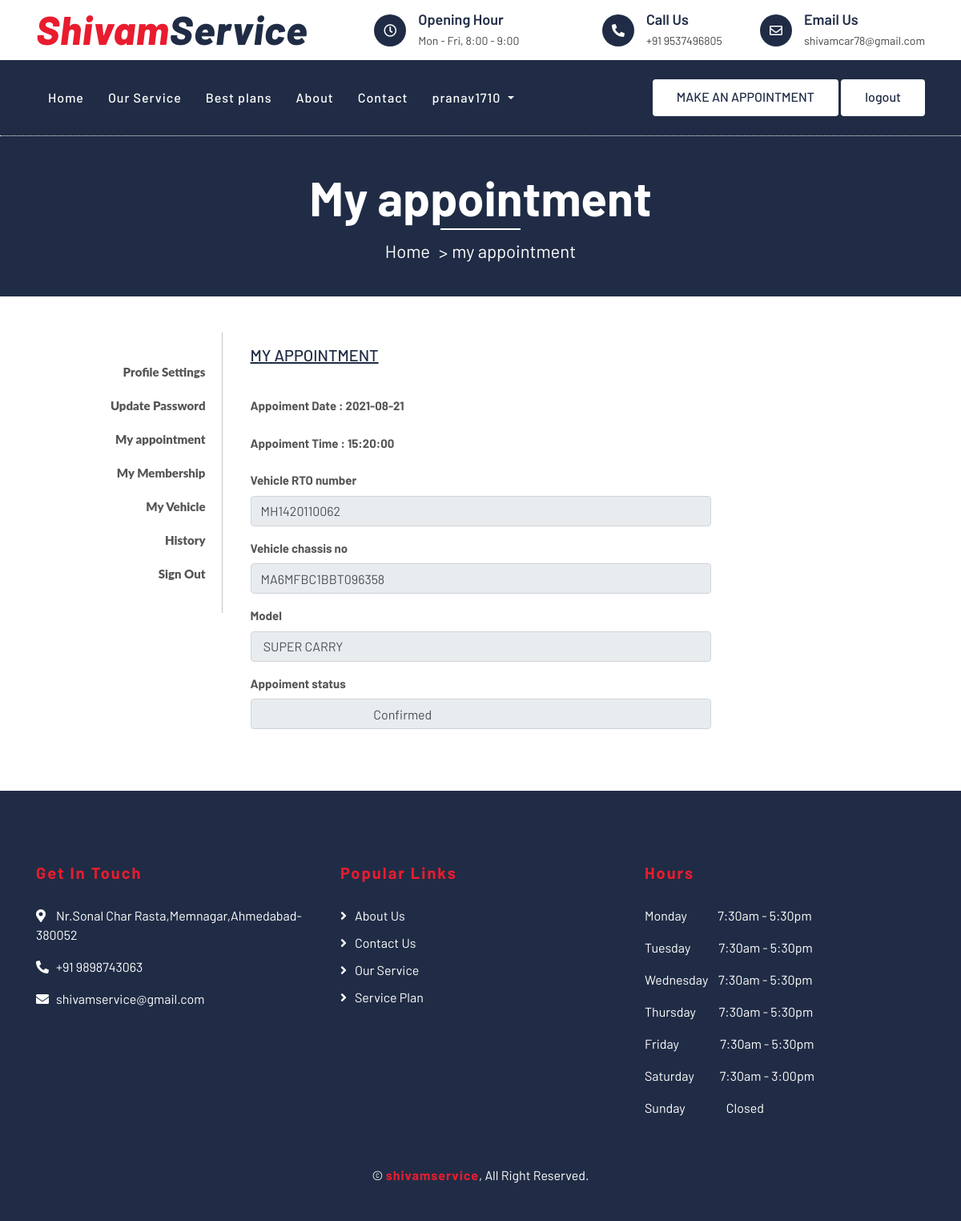
The app's page /view-appoiment.php?a_id=2 (signed in) with its own data.
### tables this page shows
CREATE TABLE `user` (
  `user_id` int(5) NOT NULL,
  `user_name` varchar(30) NOT NULL,
  `user_pass` varchar(40) NOT NULL,
  `user_email` varchar(50) NOT NULL,
  `user_add` varchar(255) NOT NULL,
  `user_phone` bigint(10) DEFAULT NULL,
  `user_sec_ques` varchar(50) NOT NULL,
  `user_sec_ans` varchar(20) NOT NULL,
  `companycompany_id` int(5) NOT NULL,
  `otp` int(5) DEFAULT NULL
);

CREATE TABLE `appointment` (
  `appointment_id` int(5) NOT NULL,
  `app_date` date NOT NULL,
  `app_time` time NOT NULL,
  `Vehicle_rto_number` varchar(12) NOT NULL,
  `staffstaff_id` int(3) NOT NULL,
  `customercustomer_id` int(5) NOT NULL,
  `statusstatus_id` int(1) NOT NULL
);

CREATE TABLE `vehicle` (
  `rto_number` varchar(12) NOT NULL,
  `customer_id` int(5) NOT NULL,
  `chassis_no` varchar(20) NOT NULL,
  `veh_color_id` int(2) NOT NULL,
  `modelcar_model_id` int(2) NOT NULL
);

CREATE TABLE `model` (
  `car_model_id` int(2) NOT NULL,
  `model_name` varchar(100) NOT NULL,
  `Makermaker_id` int(2) NOT NULL
);

### view-appoiment.php (the view, shortened to what this page needs)
<?php
require "../shivam/lockscreen/connection.php";
require "../shivam/top.php";
?>
<head>
</head>
<div class="page-header" style="padding: 40px; ">
    <div class="container">
        <div class="row">
            <div class="col-12">
                <h2 style="margin-bottom: 10px;">My appointment</h2>
            </div>
            <div class="col-12">
                <a href="../shivam/">Home</a>
                <a href="my-appointment.php">my appointment</a>
            </div>
        </div>
    </div>
</div>
<section class="user_profile inner_pages">
    <div class="row">
        <div class="col-md-3 col-sm-3">
            <?php include('../shivam/include/sidebar.php'); ?>
            <div class="col-md-6 col-sm-8">
                <div class="profile_wrap">
                    <h5 class="uppercase underline">My appointment </h5>
                </div>
                <div class="profile_wrap">
                    <?php
                    $a_id = $_GET['a_id'];
                    $sql = "SELECT appointment.* ,vehicle.rto_number,vehicle.chassis_no, model.model_name ,appointment.statusstatus_id  FROM appointment  JOIN vehicle ON appointment.Vehicle_rto_number = vehicle.rto_number JOIN model ON model.car_model_id = vehicle.modelcar_model_id  WHERE  appointment.appointment_id =$a_id";
                    $res = mysqli_query($con, $sql);
                    if (mysqli_num_rows($res) > 0) {
                        while ($row = mysqli_fetch_assoc($res)) {
                    ?>
                            <div class="form-group">
                                <label class="control-label">Appoiment Date : <?php echo $row['app_date']; ?></label>
                            </div>
                            <div class="form-group">
                                <label class="control-label">Appoiment Time : <?php echo $row['app_time']; ?></label>
                            </div>
                            <div class="form-group">
                                <label class="control-label">Vehicle RTO number</label>
                                <input class="form-control white_bg" name="fullname" value="<?php echo $row['Vehicle_rto_number']; ?>" id="fullname" type="text" required readonly>
                            </div>
                            <div class="form-group">
                                <label class="control-label">Vehicle chassis no</label>
                                <input class="form-control white_bg" value=" <?php echo $row['chassis_no']; ?> " name="emailid" id="email" type="email" required readonly>
                            </div>
                            <div class="form-group">
                                <label class="control-label">Model</label>
                                <input class="form-control white_bg" name="mobilenumber" value=" <?php echo $row['model_name']; ?> " id="phone-number" type="text" readonly>
                            </div>
                            <div class="form-group">
                                <label class="control-label">Appoiment status</label>
                                <input class="form-control white_bg" name="mobilenumber" value='
                                            <?php
                                            if ($row['statusstatus_id']  == 1) {
                                                echo "Not Confirm yet";
                                            } else if ($row['statusstatus_id']  == 2) {
                                                echo "Confirmed";
                                            } else if ($row['statusstatus_id']  == 3) {
                                                echo "Cancelled";
                                            }
                                            ?>
                                                ' id="phone-number" type="text" readonly>
                            </div>
                    <?php
                    }
                    }
                    ?>
                </div>
            </div>
        </div>
</section>
<?php
require "../shivam/foter.php";
?>

### top.php (shortened to what this page needs)
<?php
  require "../shivam/lockscreen/connection.php";
  ?>
<head>
    <link href="https://stackpath.bootstrapcdn.com/bootstrap/4.4.1/css/bootstrap.min.css" rel="stylesheet">
    <link href="https://cdnjs.cloudflare.com/ajax/libs/font-awesome/5.10.0/css/all.min.css" rel="stylesheet">
    <link href="lib/flaticon/font/flaticon.css" rel="stylesheet">
    <link href="lib/animate/animate.min.css" rel="stylesheet">
    <link href="lib/owlcarousel/assets/owl.carousel.min.css" rel="stylesheet">
    <link href="css/style.css" rel="stylesheet">
</head>
<div class="top-bar">
    <div class="container">
        <div class="row align-items-center">
            <div class="col-lg-4 col-md-12">
                <div class="logo">
                    <a href="index.php">
                        <h1>Shivam<span>Service</span></h1>
                    </a>
                </div>
            </div>
            <div class="col-lg-8 col-md-7 d-none d-lg-block">
                <div class="row">
                    <div class="col-4">
                        <div class="top-bar-item">
                            <div class="top-bar-icon">
                                <i class="far fa-clock"></i>
                            </div>
                            <div class="top-bar-text">
                                <h3>Opening Hour</h3>
                                <p>Mon - Fri, 8:00 - 9:00</p>
                            </div>
                        </div>
                    </div>
                    <div class="col-4">
                        <div class="top-bar-item">
                            <div class="top-bar-icon">
                                <i class="fa fa-phone-alt"></i>
                            </div>
                            <div class="top-bar-text">
                                <h3>Call Us</h3>
                                <p>+91 9537496805 </p>
                            </div>
                        </div>
                    </div>
                    <div class="col-4">
                        <div class="top-bar-item">
                            <div class="top-bar-icon">
                                <i class="far fa-envelope"></i>
                            </div>
                            <div class="top-bar-text">
                                <h3>Email Us</h3>
                                <p>shivamcar78@gmail.com</p>
                            </div>
                        </div>
                    </div>
                </div>
            </div>
        </div>
    </div>
</div>
<div class="nav-bar">
    <div class="container">
        <nav class="navbar navbar-expand-lg bg-dark navbar-dark">
            <div class="collapse navbar-collapse justify-content-between" id="navbarCollapse">
                <div class="navbar-nav mr-auto">
                    <a href="index.php" class="nav-item nav-link ">Home</a>
                    <a href="service.php" class="nav-item nav-link ">Our Service</a>
                    <a href="bestplan.php" class="nav-item nav-link">Best plans</a>
                    <a href="about.php" class="nav-item nav-link">About</a>
                    <a href="contact.php" class="nav-item nav-link">Contact</a>
                    <?php
                      if (isset($_SESSION["user_login"])) {
                      ?><div class="dropdown show">
                            <a class="nav-link dropdown-toggle" href="#" role="button" id="dropdownMenuLink" data-toggle="dropdown" aria-haspopup="true" aria-expanded="false">
                                <?php
                                  $email = $_SESSION['user_login'];
                                  $get_username = "SELECT * FROM user WHERE user_email = '$email'";
                                  $res = mysqli_query($con, $get_username);
                                  $username = mysqli_fetch_array($res);
                                  echo $username['user_name'];
                                  ?>
                            </a>
                        </div>
                    <?php
                      }
                      ?>
                </div>
                <div class="ml-auto">
                    <?php
                      if (isset($_SESSION["user_login"])) {
                      ?>
                        <a class="btn btn-custom" href="../shivam/bookapp.php">MAKE AN APPOINTMENT</a>
                        <a class="btn btn-custom" href="../shivam/lockscreen/log-out-user.php">logout</a>
                    <?php
                      } else {
                      ?>
                        <a class="btn btn-custom" href="../shivam/lockscreen/login-user.php">MAKE AN APPOINTMENT</a>
                        <a class="btn btn-custom" href="lockscreen/login-user.php">Login</a>
                    <?php
                      }
                      ?>
                </div>
            </div>
        </nav>
    </div>
</div>

### css/style.css (style rules this page uses)
body { color: #444444; font-weight: 400; background: #ffffff; font-family: 'Barlow', sans-serif; overflow-x: hidden; }
h1, h2, h3, h4, h5, h6 { color: #202C45; }
a { color: #202C45; transition: .3s; }
.btn.btn-custom { padding: 10px 30px 12px 30px; text-align: center; font-size: 16px; font-weight: 500; color: #ffffff; background: #E81C2E; border: none; box-shadow: inset 0 0 0 0 #202C45; transition: ease-out 0.5s; -webkit-transition: ease-out 0.5s; -moz-transition: ease-out 0.5s; }
.top-bar { position: relative; height: 75px; display: flex; align-items: center; background: #ffffff; }
.top-bar .logo { text-align: left; overflow: hidden; }
.top-bar .logo h1 { margin: -4px 0 0 0; color: #E81C2E; font-size: 50px; line-height: 50px; font-weight: 800; letter-spacing: 1px; font-style: italic; }
.top-bar .logo h1 span { color: #202C45; }
.top-bar .top-bar-item { display: flex; align-items: center; justify-content: flex-end; }
.top-bar .top-bar-icon { width: 40px; height: 40px; display: flex; align-items: center; justify-content: center; background: #202C45; border-radius: 40px; }
.top-bar .top-bar-icon i { margin: 0; color: #ffffff; font-size: 16px; }
.top-bar .top-bar-text { padding-left: 15px; }
.top-bar .top-bar-text h3 { margin: 0 0 5px 0; font-size: 18px; font-weight: 600; }
.top-bar .top-bar-text p { margin: 0; font-size: 14px; font-weight: 400; }
.nav-bar { position: relative; background: #202C45; }
.nav-bar .navbar { padding: 20px 0; background: #202C45 !important; transition: .3s; }
.navbar-dark .navbar-nav .nav-link, .navbar-dark .navbar-nav .nav-link:focus, .navbar-dark .navbar-nav .nav-link:hover, .navbar-dark .navbar-nav .nav-link.active { color: #ffffff; padding: 15px; font-weight: 500; letter-spacing: 1px; }
.nav-bar .btn.btn-custom { color: #202C45; background: #ffffff; box-shadow: inset 0 0 0 0 #E81C2E; }
.page-header { position: relative; margin-bottom: 45px; padding: 90px 0; text-align: center; background: #202C45; border-top: 1px dotted #ffffff; }
.page-header h2 { position: relative; color: #ffffff; font-size: 60px; font-weight: 700; margin-bottom: 20px; padding-bottom: 5px; }
.page-header h2::after { position: absolute; content: ""; width: 100px; height: 2px; left: calc(50% - 50px); bottom: 0; background: #ffffff; }
.page-header a { position: relative; padding: 0 12px; font-size: 22px; color: #ffffff; }
.page-header a::after { position: absolute; content: ">"; width: 8px; height: 8px; top: -2px; right: -7px; text-align: center; color: #ffffff; }
.page-header a:last-child::after { display: none; }

### view-appoiment.php (style rules this page uses)
.control-label { color: #555; font-size: 15px; font-weight: 700; }
.profile_wrap { padding: 16px 5px; }
.row { margin-right: -15px; margin-left: -15px; }
.uppercase { text-transform: uppercase; }
h5 { color: #111111; font-weight: 900; margin: 0 auto 15px; font-size: 20px; line-height: 32px; }
.underline { text-decoration: underline; }

### records on screen
user: user_name "pranav1710"
appointment: app_date "2021-08-21", app_time "15:20:00", fullname "MH1420110062", emailid "MA6MFBC1BBT096358", mobilenumber "SUPER CARRY", mobilenumber "Confirmed"
